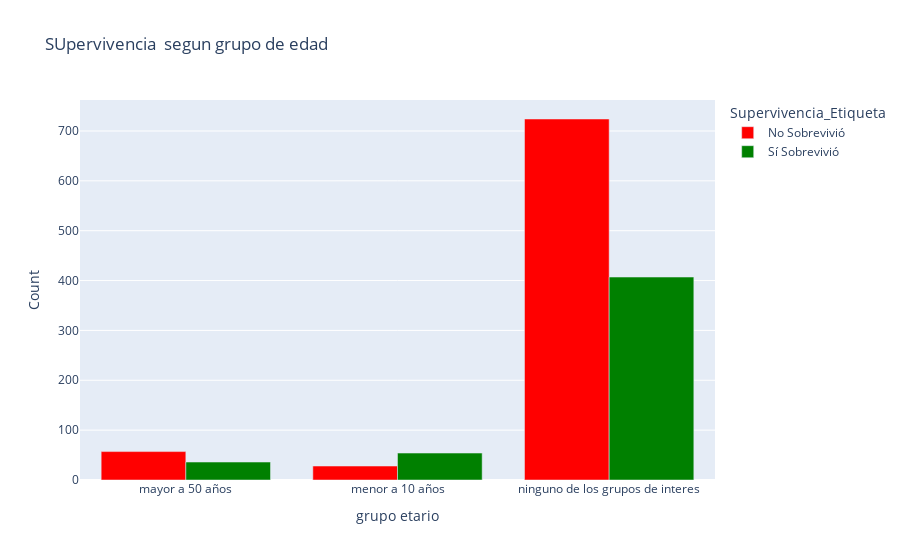

Notebook source saved alongside this figure:
### Code cell
plots.bar(x='grupo etario', y='Count', title='SUpervivencia  segun grupo de edad', color='Supervivencia_Etiqueta', data=df_cincuenta_diez_demas[0])

### Figure 1 — Plotly figure (JSON) as saved in the notebook; plotly's stock layout.template omitted (floating-point values rounded to 4 significant figures)
{"data": [{"alignmentgroup": "True", "hovertemplate": "Supervivencia_Etiqueta=No Sobrevivió<br>grupo etario=%{x}<br>Count=%{y}<extra></extra>", "legendgroup": "No Sobrevivió", "marker": {"color": "red", "pattern": {"shape": ""}}, "name": "No Sobrevivió", "offsetgroup": "No Sobrevivió", "orientation": "v", "showlegend": true, "textposition": "auto", "type": "bar", "x": ["mayor a 50 años", "menor a 10 años", "ninguno de los grupos de interes"], "xaxis": "x", "y": [57, 28, 724], "yaxis": "y"}, {"alignmentgroup": "True", "hovertemplate": "Supervivencia_Etiqueta=Sí Sobrevivió<br>grupo etario=%{x}<br>Count=%{y}<extra></extra>", "legendgroup": "Sí Sobrevivió", "marker": {"color": "green", "pattern": {"shape": ""}}, "name": "Sí Sobrevivió", "offsetgroup": "Sí Sobrevivió", "orientation": "v", "showlegend": true, "textposition": "auto", "type": "bar", "x": ["mayor a 50 años", "menor a 10 años", "ninguno de los grupos de interes"], "xaxis": "x", "y": [36, 54, 407], "yaxis": "y"}], "layout": {"barmode": "group", "legend": {"title": {"text": "Supervivencia_Etiqueta"}, "tracegroupgap": 0}, "title": {"text": "SUpervivencia  segun grupo de edad"}, "xaxis": {"anchor": "y", "domain": [0, 1], "title": {"text": "grupo etario"}}, "yaxis": {"anchor": "x", "domain": [0, 1], "title": {"text": "Count"}}}}
